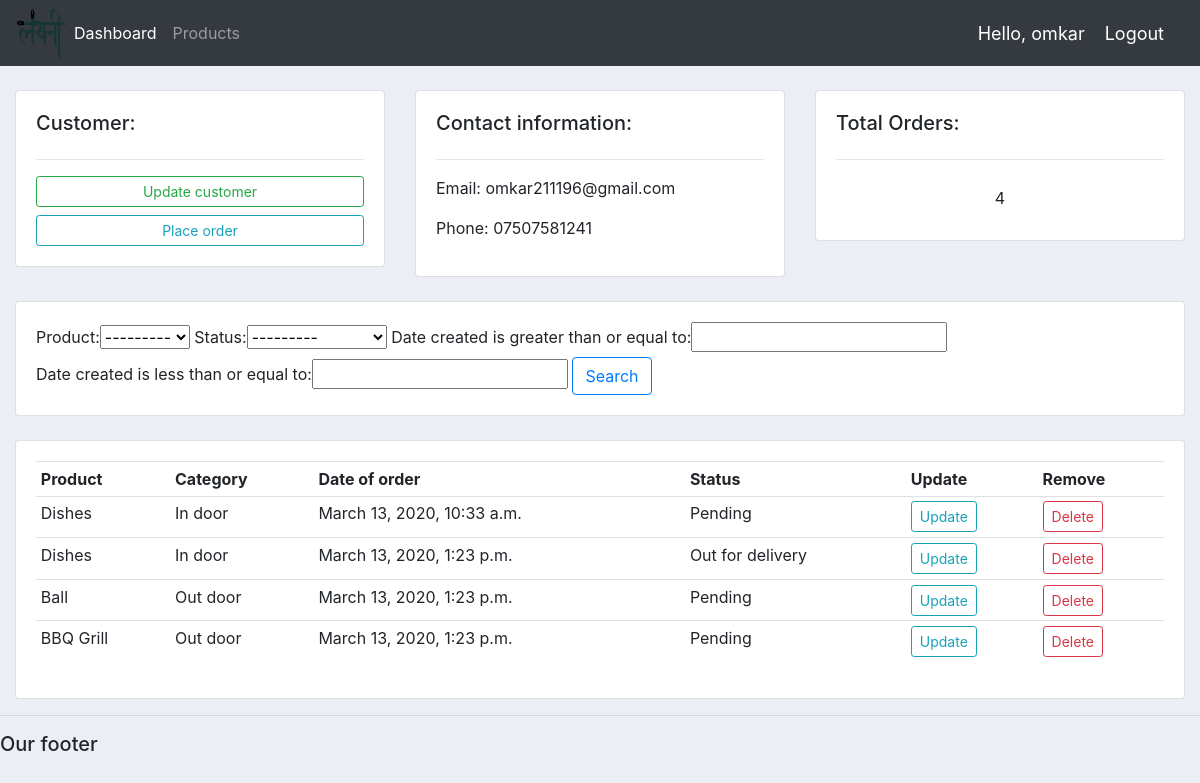
Screenshot of /customer/4/ (signed in) with the database file from the repository.
### accounts/models.py (models this page shows, shortened)
class Customer(models.Model):
    user = models.OneToOneField(User, null=True, blank=True, on_delete = models.CASCADE)
    name = models.CharField(max_length=200, null=True)
    phone = models.CharField(max_length=200, null=True)
    email = models.CharField(max_length=200, null=True)
    profile_pic = models.ImageField(default="profile.png", null=True, blank=True)
    date_created = models.DateTimeField(auto_now_add=True, null=True)

class Order(models.Model):
    STATUS = (
        ('Pending', 'Pending'),
        ('Out for delivery', 'Out for delivery'),
        ('Delivered', 'Delivered'),
    )
    customer = models.ForeignKey(Customer, null=True, on_delete = models.SET_NULL)
    product = models.ForeignKey(Product, null=True, on_delete = models.SET_NULL)
    date_created = models.DateTimeField(auto_now_add=True, null=True)
    status = models.CharField(max_length=200, null=True, choices=STATUS)

class Product(models.Model):
    CATEGORY = (
        ('In door', 'In door'),
        ('Out door', 'Out door'),
    )
    name = models.CharField(max_length=200, null=True)
    price = models.FloatField(null=True)
    category = models.CharField(max_length=200, null=True, choices=CATEGORY)
    description = models.CharField(max_length=200, null=True, blank=True)
    date_created = models.DateTimeField(auto_now_add=True, null=True)
    tags = models.ManyToManyField(Tag)
    def __str__(self):
        return self.name

### accounts/decorators.py (the view)
        def wrapper_func(request, *args, **kwargs):
            group = None
            if request.user.groups.exists():
                group = request.user.groups.all()[0].name
            if group in allowed_roles:
                return view_func(request, *args, **kwargs)
            else:
                return HttpResponse("You're not authorized to view this page")

### accounts/views.py (called while the page is built)
@login_required(login_url='login')
@allowed_users(allowed_roles=['admin'])
def customer(request, pk):
    customer = Customer.objects.get(id=pk)
    orders = customer.order_set.all()
    order_count = orders.count()
    myFilter = OrderFilter(request.GET, queryset=orders)
    orders = myFilter.qs
    context = {
        'customer': customer,
        'orders': orders,
        'order_count': order_count,
        'myFilter': myFilter,
    }
    return render(request, 'accounts/customer.html', context)

### accounts/templates/accounts/customer.html (shortened to what this page needs)
{% extends 'accounts/main.html' %}
{% block content %}
<br>
<div class="row">
  <div class="col-md">
    <div class="card card-body">
      <h5>Customer:</h5>
      <hr>
      <a class="btn btn-outline-success btn-sm btn-block" href="#">Update customer</a>
      <a class="btn btn-outline-info btn-sm btn-block" href="{% url 'create_order' customer.id %}">Place order</a>
    </div>
  </div>
  <div class="col-md">
    <div class="card card-body">
      <h5>Contact information:</h5>
      <hr>
      <p>Email: {{ customer.email }}</p>
      <p>Phone: {{ customer.phone }}</p>
    </div>
  </div>
  <div class="col-md">
    <div class="card card-body">
      <h5>Total Orders:</h5>
      <hr>
      <h style="text-align: center;padding: 10px">{{ order_count }}</h>
    </div>
  </div>
</div>
  <br>
  <div class="row">
    <div class="col">
      <div class="card card-body">
        <form method="GET">
          {{ myFilter.form }}
          <button class="btn btn-outline-primary" type="submit">Search</button>
        </form>
      </div>
    </div>
  </div>
<br>
<div class="row">
  <div class="col-md">
    <div class="card card-body">
      <table class="table table-sm">
        <tr>
          <th>Product</th>
          <th>Category</th>
          <th>Date of order</th>
          <th>Status</th>
          <th>Update</th>
          <th>Remove</th>
        </tr>
        {% for order in orders %}
        <tr>
          <td>{{ order.product }}</td>
          <td>{{ order.product.category }}</td>
          <td>{{ order.date_created }}</td>
          <td>{{ order.status }}</td>
          <td><a class="btn btn-sm btn-outline-info" href="{% url 'update_order' order.id %}">Update</a></td>
          <td><a class="btn btn-sm btn-outline-danger" href="{% url 'delete_order' order.id %}">Delete</a></td>
        </tr>
        {% endfor %}
      </table>
    </div>
  </div>
</div>
{% endblock content %}

### accounts/templates/accounts/navbar.html (shortened to what this page needs)
{% load static %}
<nav class="navbar navbar-expand-lg navbar-dark bg-dark">
  <img src="{% static 'images/logo.png' %}" width="50px" height="50px">
  <div class="collapse navbar-collapse" id="navbarNav">
    <ul class="navbar-nav">
      {% if request.user.is_staff %}
      <li class="nav-item active">
        <a class="nav-link" href="{% url 'home' %}">Dashboard</a>
      </li>
      <li class="nav-item">
        <a class="nav-link" href="{% url 'products' %}">Products</a>
      </li>
      {% else %}
      <li class="nav-item">
        <a class="nav-link" href="{% url 'account' %}">Settings</a>
      </li>
      {% endif %}
    </ul>
  </div>
  <span class="hello-msg">Hello, {{request.user}}</span>
  <span><a class="hello-msg" href="{% url 'logout' %}">Logout</a></span>
</nav>

### static/css/main.css (style rules this page uses)
body { background-color: #ebeff5; }

### accounts/templates/accounts/navbar.html (style rules this page uses)
.hello-msg { font-size: 18px; color: #fff; margin-right: 20px; }

### rows the page displays
Customer: email "omkar211196@gmail.com", phone "07507581241"
Order: product "Dishes", product.category "In door", date_created "March 13, 2020, 10:33 a.m.", status "Pending"
Order: product "Dishes", product.category "In door", date_created "March 13, 2020, 1:23 p.m.", status "Out for delivery"
Order: product "Ball", product.category "Out door", date_created "March 13, 2020, 1:23 p.m.", status "Pending"
Order: product "BBQ Grill", product.category "Out door", date_created "March 13, 2020, 1:23 p.m.", status "Pending"

### other values shown
{{ request.user }} "omkar"
{{ order_count }} "4"
